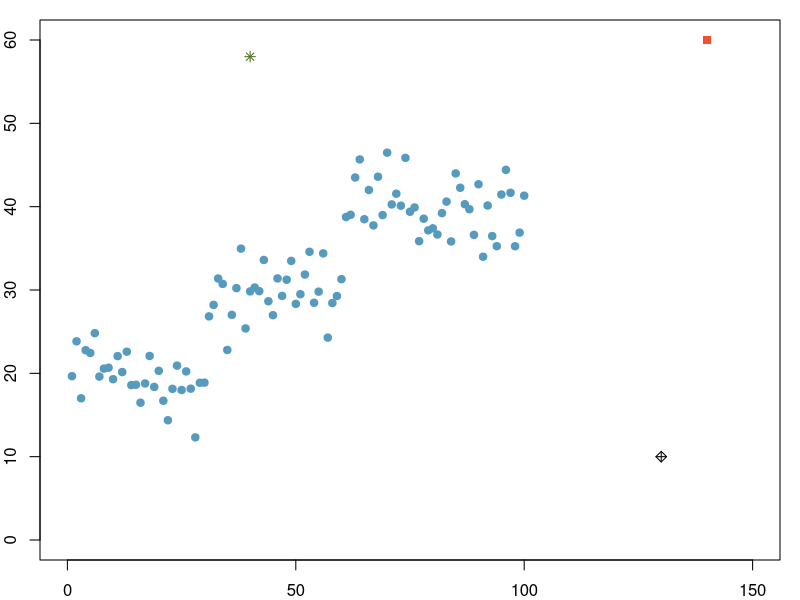

R code for this plot: (Note: this script raises an error after producing the figure.)
setwd("~/Desktop/Teaching/Sta 101 - F12/Learning objectives/Unit 6/figures")

set.seed(5432)

pdf("outliers.pdf", height = 3, width = 5)
par(mar=c(2,2,1,1))
x = seq(1:100)
y = c(rnorm(30,20,3),rnorm(30,30,3), rnorm(40, 40, 3))
plot(y~x, pch = 19, col = "#569BBD", xlab = "", ylab = "", xlim = c(0,150), ylim = c(0,60))
points(x = 40, y = 58, col = "#4C721D", pch = 8)
points(x = 140, y = 60, col = "#F05133", pch = 15)
points(x = 130, y = 10, pch = 9)
dev.off()


x = seq(1:100)
y = c(rnorm(30,20,30),rnorm(30,30,30), rnorm(40, 40, 30))
xtable(summary(lm(y ~ x)))
plot(y~x, pch = 19, col = "#569BBD")